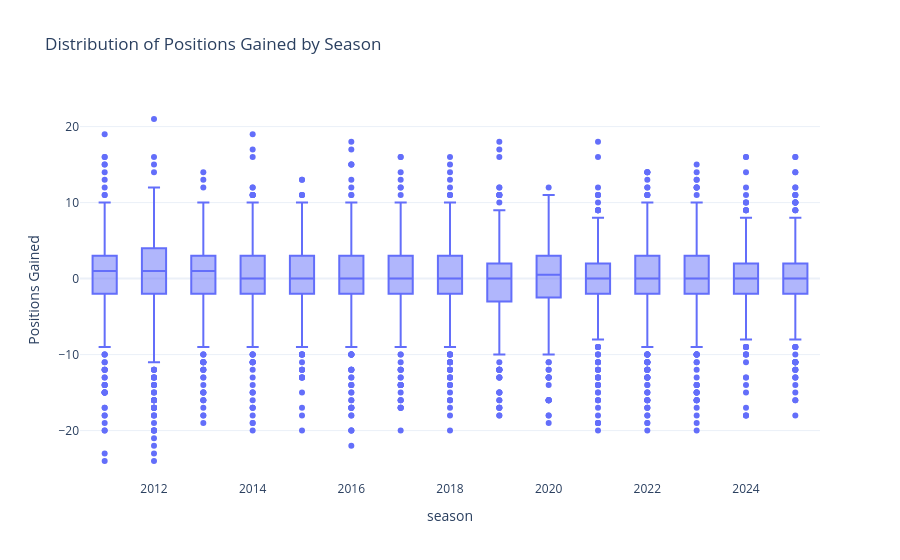

The notebook cell this image was saved under:
### Code cell
import plotly.express as px
from pathlib import Path
fig = px.box(
    df_base, x="season", y="position_gained",
    title="Distribution of Positions Gained by Season",
    labels={"position_gained":"Positions Gained"}
)
fig.update_layout(template="plotly_white")
fig.show()
out_dir = Path("plots")
out_dir.mkdir(exist_ok=True)
fig.write_html(out_dir / "positions_gained_all_seasons.html", include_plotlyjs="cdn")

### Figure 1 — Plotly figure (JSON) as saved in the notebook; plotly's stock layout.template omitted (floating-point values rounded to 4 significant figures; data arrays with more than 128 entries replaced by an {"elided": "..."} marker saying what was removed)
{"data": [{"alignmentgroup": "True", "hovertemplate": "season=%{x}<br>Positions Gained=%{y}<extra></extra>", "legendgroup": "", "marker": {"color": "#636efa"}, "name": "", "notched": false, "offsetgroup": "", "orientation": "v", "showlegend": false, "type": "box", "x": {"elided": "6455 int values"}, "x0": " ", "xaxis": "x", "y": {"elided": "6455 int values"}, "y0": " ", "yaxis": "y"}], "layout": {"boxmode": "group", "legend": {"tracegroupgap": 0}, "title": {"text": "Distribution of Positions Gained by Season"}, "xaxis": {"anchor": "y", "domain": [0, 1], "title": {"text": "season"}}, "yaxis": {"anchor": "x", "domain": [0, 1], "title": {"text": "Positions Gained"}}}}
